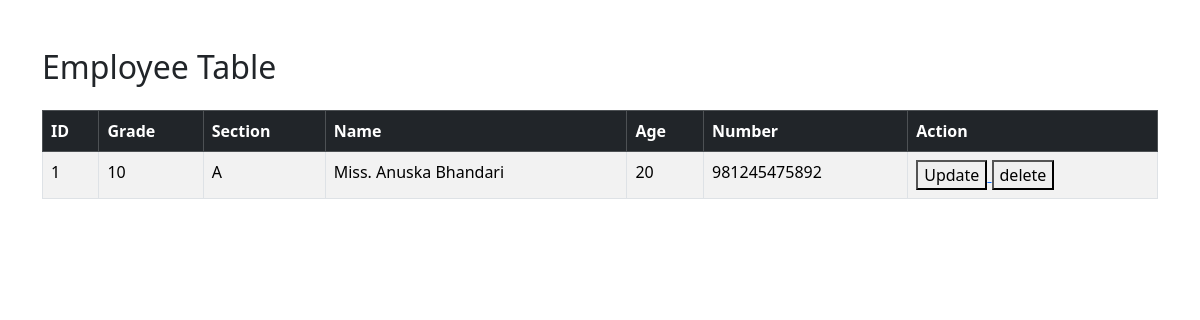
Page /grade/teacher (signed in) on the earlier database version.
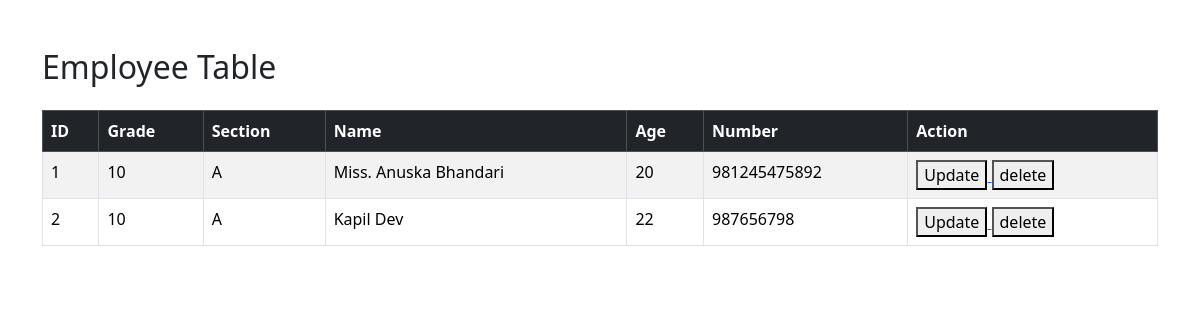
Same page on the later database version.
### teacher/models.py (models this page shows, shortened)
class Teacher(models.Model):
    grade = models.ForeignKey(Grade,on_delete=models.SET_NULL, related_name="grade_teacher", null=True)
    name = models.CharField(max_length=60, help_text="teacher name")
    phone = models.PositiveIntegerField()
    age = models.PositiveIntegerField()
    created_at = models.DateTimeField(auto_now_add=True)
    updated_at = models.DateTimeField(auto_now=True)
    class Meta:
        db_table = "teacher"

class Grade(models.Model):
    name = models.CharField(max_length= 20 , help_text="Enter grade name", verbose_name="Grade Name")
    section = models.CharField(max_length= 5 , default="A")
    created_at = models.DateTimeField(auto_now_add= True)
    updated_at = models.DateTimeField(auto_now= True)
    class Meta:  # To overwrite sth we use meta otherwise the table name will be displayed as app-name_table-name
        db_table = "grade"
        unique_together = ['name', 'section'] # both name should be different not same

### teacher/views.py (the view)
# urls.py: path('teacher',teacher_list, name="teacher"),
@login_required()
def teacher_list(request):
    data = Teacher.objects.all()
    context = {
        "teacher":data
    }
    return render(request, 'teacher/index.html', context)

### teacher/templates/teacher/index.html (shortened to what this page needs)
<!DOCTYPE html>
<html lang="en">
<head>
  <link
    href="https://cdn.jsdelivr.net/npm/bootstrap@5.3.3/dist/css/bootstrap.min.css"
    rel="stylesheet"
  />
</head>
<body>
  <div class="container mt-5">
    <h2 class="mb-4">Employee Table</h2>
    <table class="table table-bordered table-striped table-hover">
      <thead class="table-dark">
        <tr>
          <th>ID</th>
          <th> Grade </th>
          <th> Section </th>
          <th>Name</th>
          <th>Age</th>
          <th>Number</th>
          <th>Action</th>
        </tr>
      </thead>
      <tbody>
        {% for i in teacher %}
        <tr>
          <td>{{i.id}}</td>
          <td>{{i.grade.name}}</td>
          <td>{{i.grade.section}}</td>
          <td>{{i.name}}</td>
          <td>{{i.age}}</td>
          <td>{{i.phone}}</td>
           <td>
            <a href="{% url 'update' i.id %}">  <button > Update</button> </a>
            <a href="{% url 'delete' i.id %}">  <button > delete </button> </a>
          </td>
        </tr>
        {% endfor %}
      </tbody>
    </table>
  </div>
</body>
</html>

Differences in the rows shown:
added Teacher: id "2", grade.name "10", grade.section "A", name "Kapil Dev", age "22", phone "987656798"
